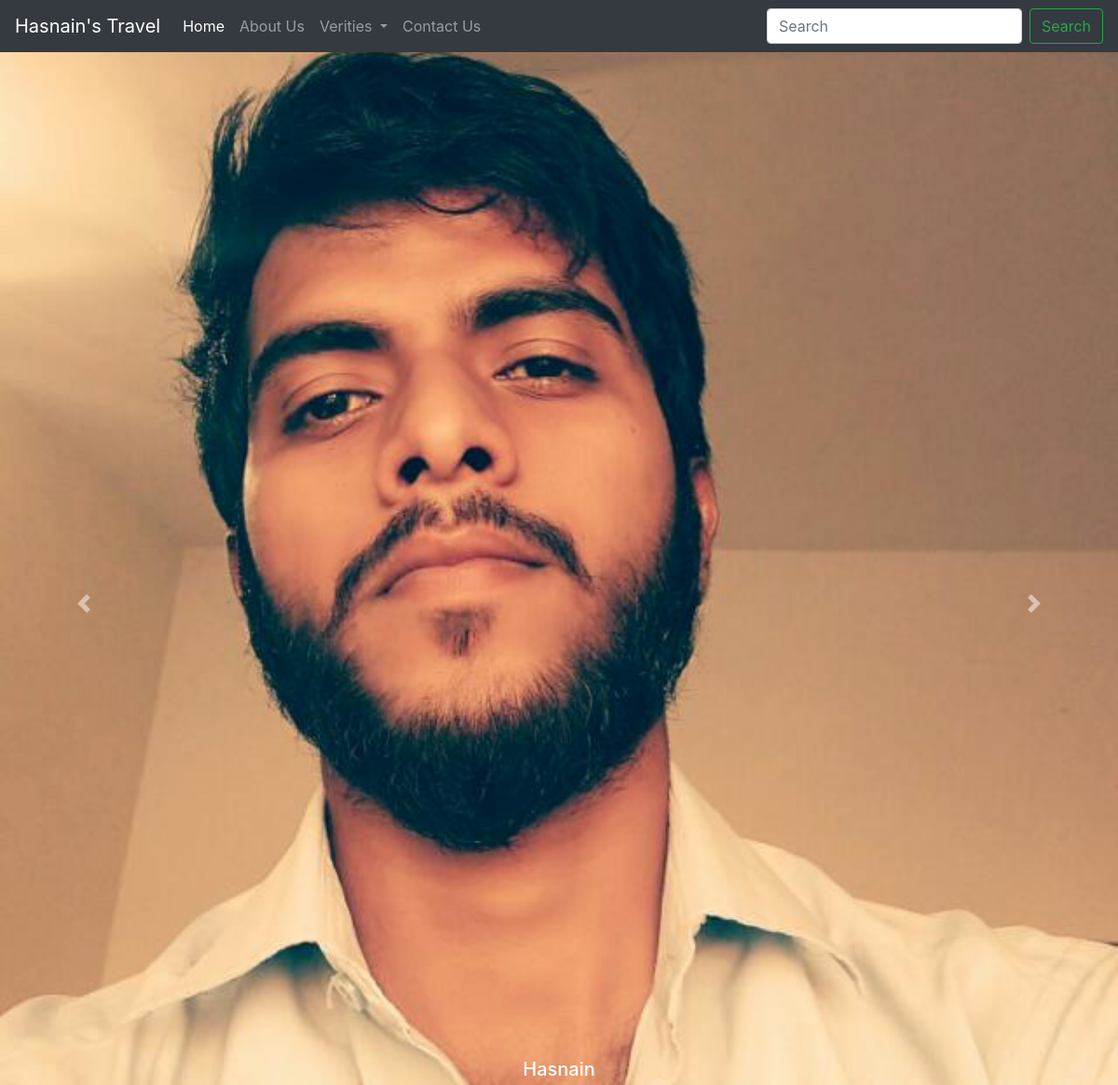
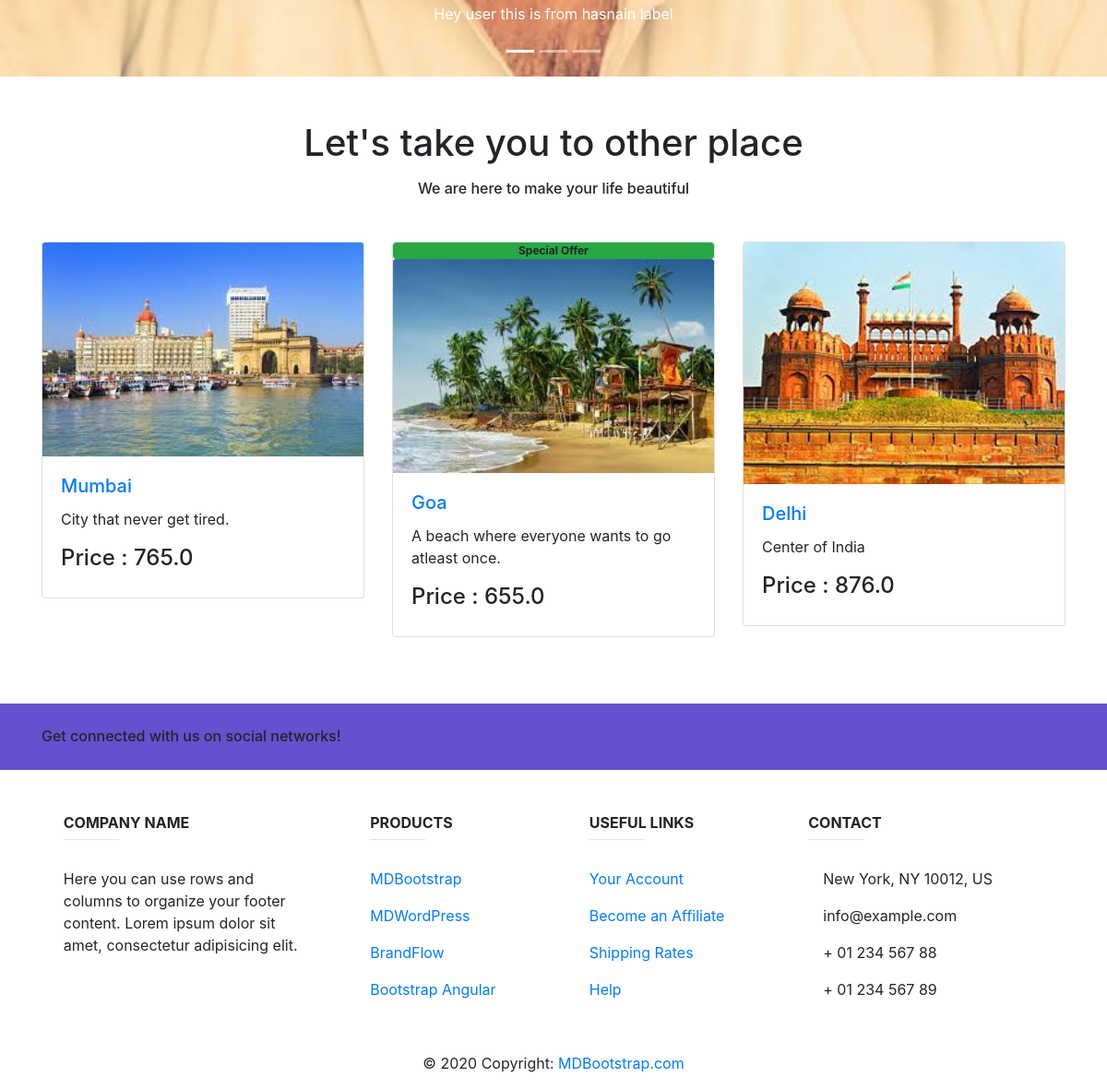
The page / on the database its author committed (2 pictures, top to bottom).
### travelapp/models.py (models this page shows)
class Crouselimages(models.Model):
    crouselimg1 = models.ImageField()
    crouselimg2 = models.ImageField()
    crouselimg3 = models.ImageField()
    crouselabel1 = models.CharField(max_length=222)
    crouselabel2 = models.CharField(max_length=222)
    crouselabel3 = models.CharField(max_length=222)
    crouseltext1 = models.CharField(max_length=222)
    crouseltext2 = models.CharField(max_length=222)
    crouseltext3 = models.CharField(max_length=222)

class Destination(models.Model):
    place = models.CharField(max_length=122)
    desc = models.TextField()
    price = models.FloatField()
    image = models.ImageField()
    offer = models.BooleanField(default=False)

### travelapp/views.py (the view)
# urls.py: 2. Add a URL to urlpatterns:  path('', views.home, name='home')
def home(request):
    dests= Destination.objects.all()
    dests1 = Crouselimages.objects.all()
    return render(request,'base.html', {'dests':dests , 'dests1':dests1})

### templates/base.html (shortened to what this page needs)
{% extends 'base1.html' %}
{% block content %}
<div class="container-fluid p-0 mt-5 "  >
<div id="carouselExampleCaptions" class="carousel slide" data-ride="carousel">
  <ol class="carousel-indicators">
    <li data-target="#carouselExampleCaptions" data-slide-to="0" class="active"></li>
    <li data-target="#carouselExampleCaptions" data-slide-to="1"></li>
    <li data-target="#carouselExampleCaptions" data-slide-to="2"></li>
  </ol>
  {% for dest1 in dests1 %}
  <div class="carousel-inner">
    <div class="carousel-item active">
      <img src="{{dest1.crouselimg1.url}}" class="d-block w-100" alt="...">
      <div class="carousel-caption d-none d-md-block">
        <h5>{{dest1.crouselabel1}}</h5>
        <p>{{dest1.crouseltext1}}</p>
      </div>
    </div>
  </div>
  {% endfor %}
  <a class="carousel-control-prev" href="#carouselExampleCaptions" role="button" data-slide="prev">
    <span class="carousel-control-prev-icon" aria-hidden="true"></span>
  </a>
  <a class="carousel-control-next" href="#carouselExampleCaptions" role="button" data-slide="next">
    <span class="carousel-control-next-icon" aria-hidden="true"></span>
  </a>
</div>
</div>
<p class="h1 text-center mt-5">Let's take you to other place</p>
<p class="h6 text-center mt-3">We are here to make your life beautiful</p>
<div class="container my-5"  >
<div class="row row-cols-1 row-cols-md-3 ">
{%for dest in dests %}
  <div class="col mb-4">
    <div class="card">
    {%if dest.offer %}
      <a  class="badge badge-success">Special Offer</a>
      {% endif %}
      <img src={{dest.image.url}} class="card-img-top" alt="...">
      <div class="card-body">
      <a href={{dest.place}}>
        <h5 class="card-title">{{dest.place}} </h5>
      </a>
        <p class="card-text">{{dest.desc}} </p>
        <h4 class="h4">Price : {{dest.price}}</h4>
      </div>
    </div>
  </div>
  {%endfor%}
</div>
</div>
<footer class="page-footer font-small unique-color-dark">
  <div style="background-color: #6351ce;">
    <div class="container">
      <div class="row py-4 d-flex align-items-center">
        <div class="col-md-6 col-lg-5 text-center text-md-left mb-4 mb-md-0">
          <h6 class="mb-0">Get connected with us on social networks!</h6>
        </div>
        <div class="col-md-6 col-lg-7 text-center text-md-right">
          <a class="fb-ic">
          </a>
          <a class="tw-ic">
          </a>
          <a class="gplus-ic">
          </a>
          <a class="li-ic">
          </a>
        </div>
      </div>
    </div>
  </div>
  <div class="container text-center text-md-left mt-5">
    <div class="row mt-3">
      <div class="col-md-3 col-lg-4 col-xl-3 mx-auto mb-4">
        <h6 class="text-uppercase font-weight-bold">Company name</h6>
        <hr class="deep-purple accent-2 mb-4 mt-0 d-inline-block mx-auto" style="width: 60px;">
        <p>Here you can use rows and columns to organize your footer content. Lorem ipsum dolor sit amet,
          consectetur
          adipisicing elit.</p>
      </div>
      <div class="col-md-2 col-lg-2 col-xl-2 mx-auto mb-4">
        <h6 class="text-uppercase font-weight-bold">Products</h6>
        <hr class="deep-purple accent-2 mb-4 mt-0 d-inline-block mx-auto" style="width: 60px;">
        <p>
          <a href="#!">MDBootstrap</a>
        </p>
        <p>
          <a href="#!">MDWordPress</a>
        </p>
        <p>
          <a href="#!">BrandFlow</a>
        </p>
        <p>
          <a href="#!">Bootstrap Angular</a>
        </p>
      </div>
      <div class="col-md-3 col-lg-2 col-xl-2 mx-auto mb-4">
        <h6 class="text-uppercase font-weight-bold">Useful links</h6>
        <hr class="deep-purple accent-2 mb-4 mt-0 d-inline-block mx-auto" style="width: 60px;">
        <p>
          <a href="#!">Your Account</a>
        </p>
        <p>
          <a href="#!">Become an Affiliate</a>
        </p>
        <p>
          <a href="#!">Shipping Rates</a>
        </p>
        <p>
          <a href="#!">Help</a>
        </p>
      </div>
      <div class="col-md-4 col-lg-3 col-xl-3 mx-auto mb-md-0 mb-4">
        <h6 class="text-uppercase font-weight-bold">Contact</h6>
        <hr class="deep-purple accent-2 mb-4 mt-0 d-inline-block mx-auto" style="width: 60px;">
        <p>
           New York, NY 10012, US</p>
        <p>
           info@example.com</p>
        <p>
           + 01 234 567 88</p>
        <p>
           + 01 234 567 89</p>
      </div>
    </div>
  </div>
  <div class="footer-copyright text-center py-3">© 2020 Copyright:
    <a href="https://mdbootstrap.com/"> MDBootstrap.com</a>
  </div>
</footer>
{% endblock  %}

### templates/base1.html (shortened to what this page needs)
<!doctype html>
<html lang="en">
  <head>
    <link rel="stylesheet" href="https://stackpath.bootstrapcdn.com/bootstrap/4.5.0/css/bootstrap.min.css">
  </head>
  <body>
  <nav class="navbar navbar-expand-md navbar-dark fixed-top bg-dark">
  <a class="navbar-brand" href="#">Hasnain's Travel</a>
  <div class="collapse navbar-collapse" id="navbarSupportedContent">
    <ul class="navbar-nav mr-auto">
      <li class="nav-item active">
        <a class="nav-link" href="/">Home <span class="sr-only">(current)</span></a>
      </li>
      <li class="nav-item">
        <a class="nav-link" href="about">About Us</a>
      </li>
      <li class="nav-item dropdown">
        <a class="nav-link dropdown-toggle" href="#" id="navbarDropdown" role="button" data-toggle="dropdown" aria-haspopup="true" aria-expanded="false">
          Verities
        </a>
      </li>
      <li class="nav-item">
        <a class="nav-link" href="contact">Contact Us</a>
      </li>
    </ul>
    <form class="form-inline my-2 my-lg-0">
      <input class="form-control mr-sm-2" type="search" placeholder="Search" aria-label="Search">
      <button class="btn btn-outline-success my-2 my-sm-0" type="submit">Search</button>
    </form>
  </div>
</nav>
{% block content %}
  {%endblock%}
  </body>
</html>

### rows shown on the page
Crouselimages: crouselimg1 (picture), crouselabel1 "Hasnain", crouseltext1 "Hey user this is from hasnain label"
Destination: image (picture), place "Mumbai", desc "City that never get tired.", price "765.0"
Destination: offer "Special Offer", image (picture), place "Goa", desc "A beach where everyone wants to go atleast once.", price "655.0"
Destination: image (picture), place "Delhi", desc "Center of India", price "876.0"
